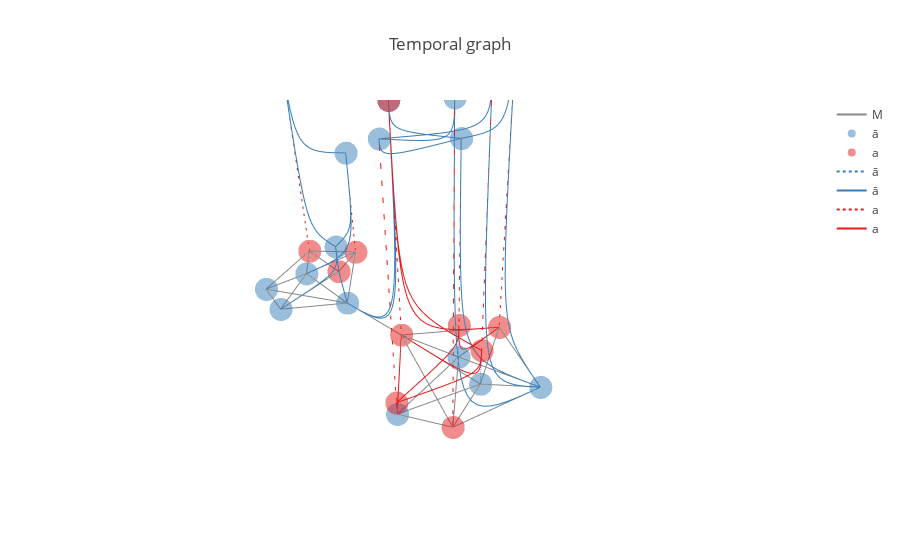

Source (notebook cell):
### Code cell
iplot_causal_graph(run(SystemModel(m, g, 'two community'), sim_args))

### Figure 1 — Plotly figure (JSON) as saved in the notebook; plotly's stock layout.template omitted (floating-point values rounded to 4 significant figures; data arrays with more than 128 entries replaced by an {"elided": "..."} marker saying what was removed)
{"data": [{"hoverinfo": "none", "line": {"color": "#888"}, "mode": "lines", "name": "M", "type": "scatter3d", "uid": "2fb29bca-38c7-4764-a068-fd7c42084ab5", "x": [0.6922, 0.8868, null, 0.6922, 0.3683, null, 0.6922, 0.7481, null, 0.6922, 0.5638, null, 0.8868, 0.7481, null, 0.8868, 0.8859, null, 0.8868, 0.3683, null, 0.7481, 0.8859, null, 0.7481, 0.5667, null, 0.7481, 0.3683, null, 0.8859, 0.5667, null, 0.8859, 0.5638, null, 0.5667, 0.5638, null, 0.5667, 0.3683, null, 0.5638, 0.3683, null, 0.3683, 0, null, 0, -0.296, null, 0, -0.1194, null, 0, -0.4595, null, 0, -0.3347, null, 0, -0.4093, null, -0.296, -0.4595, null, -0.296, -0.6512, null, -0.296, -0.1194, null, -0.296, -0.3347, null, -0.4595, -0.6512, null, -0.4595, -0.4093, null, -0.6512, -0.4093, null, -0.6512, -0.3347, null, -0.4093, -0.3347, null, -0.4093, -0.1194, null, -0.3347, -0.1194, null], "y": [-0.08937, -0.2168, null, -0.08937, -0.1637, null, -0.08937, -0.3619, null, -0.08937, -0.3988, null, -0.2168, -0.3619, null, -0.2168, -0.5784, null, -0.2168, -0.1637, null, -0.3619, -0.5784, null, -0.3619, -0.5972, null, -0.3619, -0.1637, null, -0.5784, -0.5972, null, -0.5784, -0.3988, null, -0.5972, -0.3988, null, -0.5972, -0.1637, null, -0.3988, -0.1637, null, -0.1637, 0, null, 0, 0.08424, null, 0, 0.3294, null, 0, -0.08909, null, 0, 0.3507, null, 0, 0.1908, null, 0.08424, -0.08909, null, 0.08424, 0.1798, null, 0.08424, 0.3294, null, 0.08424, 0.3507, null, -0.08909, 0.1798, null, -0.08909, 0.1908, null, 0.1798, 0.1908, null, 0.1798, 0.3507, null, 0.1908, 0.3507, null, 0.1908, 0.3294, null, 0.3507, 0.3294, null], "z": [0, 0, null, 0, 0, null, 0, 0, null, 0, 0, null, 0, 0, null, 0, 0, null, 0, 0, null, 0, 0, null, 0, 0, null, 0, 0, null, 0, 0, null, 0, 0, null, 0, 0, null, 0, 0, null, 0, 0, null, 0, 0, null, 0, 0, null, 0, 0, null, 0, 0, null, 0, 0, null, 0, 0, null, 0, 0, null, 0, 0, null, 0, 0, null, 0, 0, null, 0, 0, null, 0, 0, null, 0, 0, null, 0, 0, null, 0, 0, null, 0, 0, null, 0, 0, null]}, {"hoverinfo": "text", "marker": {"color": "rgb(55,126,184)", "opacity": 0.5}, "mode": "markers", "name": "ā", "text": ["A0@0.0", "A1@0.0", "A2@0.0", "A6@0.0", "A8@0.0", "A10@0.0", "A11@0.0", "A13@0.0", "A5@0.03", "A4@0.12", "A8@0.17", "A13@0.18", "A7@nan", "A7@0.19", "A12@0.2", "A11@0.21", "A7@0.24", "A3@0.26", "A9@0.28"], "type": "scatter3d", "uid": "5d6ca0ce-2996-4236-be52-943498d6b532", "x": [0.6922, 0.8868, 0.7481, 0.3683, -0.296, -0.6512, -0.4093, -0.1194, 0.5638, 0.5667, -0.296, -0.1194, 0, 0, -0.3347, -0.4093, 0, 0.8859, -0.4595], "y": [-0.08937, -0.2168, -0.3619, -0.1637, 0.08424, 0.1798, 0.1908, 0.3294, -0.3988, -0.5972, 0.08424, 0.3294, 0, 0, 0.3507, 0.1908, 0, -0.5784, -0.08909], "z": [0, 0, 0, 0, 0, 0, 0, 0, 0.03, 0.12, 0.17, 0.18, null, 0.19, 0.2, 0.21, 0.24, 0.26, 0.28]}, {"hoverinfo": "text", "marker": {"color": "rgb(228,26,28)", "opacity": 0.5}, "mode": "markers", "name": "a", "text": ["a3@0.0", "a4@0.0", "a5@0.0", "a7@0.0", "a9@0.0", "a12@0.0", "a13@0.01", "a8@0.03", "a11@0.03", "a7@0.19"], "type": "scatter3d", "uid": "b2271222-f527-4256-9484-5af42d9977b2", "x": [0.8859, 0.5667, 0.5638, 0, -0.4595, -0.3347, -0.1194, -0.296, -0.4093, 0], "y": [-0.5784, -0.5972, -0.3988, 0, -0.08909, 0.3507, 0.3294, 0.08424, 0.1908, 0], "z": [0, 0, 0, 0, 0, 0, 0.01, 0.03, 0.03, 0.19]}, {"hoverinfo": "none", "line": {"color": "rgb(55,126,184)", "dash": "dot"}, "mode": "lines", "name": "ā", "type": "scatter3d", "uid": "7f3a123c-b284-4451-9a26-d7431e3fe7bb", "x": [null, -0.296, -0.296, -0.296, -0.296, -0.296, -0.296, -0.296, -0.296, -0.296, -0.296, -0.296, -0.296, -0.296, -0.296, -0.296, -0.296, -0.296, -0.296, -0.296, -0.296, null, -0.4093, -0.4093, -0.4093, -0.4093, -0.4093, -0.4093, -0.4093, -0.4093, -0.4093, -0.4093, -0.4093, -0.4093, -0.4093, -0.4093, -0.4093, -0.4093, -0.4093, -0.4093, -0.4093, -0.4093, null, -0.1194, -0.1194, -0.1194, -0.1194, -0.1194, -0.1194, -0.1194, -0.1194, -0.1194, -0.1194, -0.1194, -0.1194, -0.1194, -0.1194, -0.1194, -0.1194, -0.1194, -0.1194, -0.1194, -0.1194, null, 0, 0, 0, 0, 0, 0, 0, 0, 0, 0, 0, 0, 0, 0, 0, 0, 0, 0, 0, 0], "y": [null, 0.08424, 0.08424, 0.08424, 0.08424, 0.08424, 0.08424, 0.08424, 0.08424, 0.08424, 0.08424, 0.08424, 0.08424, 0.08424, 0.08424, 0.08424, 0.08424, 0.08424, 0.08424, 0.08424, 0.08424, null, 0.1908, 0.1908, 0.1908, 0.1908, 0.1908, 0.1908, 0.1908, 0.1908, 0.1908, 0.1908, 0.1908, 0.1908, 0.1908, 0.1908, 0.1908, 0.1908, 0.1908, 0.1908, 0.1908, 0.1908, null, 0.3294, 0.3294, 0.3294, 0.3294, 0.3294, 0.3294, 0.3294, 0.3294, 0.3294, 0.3294, 0.3294, 0.3294, 0.3294, 0.3294, 0.3294, 0.3294, 0.3294, 0.3294, 0.3294, 0.3294, null, 0, 0, 0, 0, 0, 0, 0, 0, 0, 0, 0, 0, 0, 0, 0, 0, 0, 0, 0, 0], "z": [null, 0, 4.374e-06, 3.499e-05, 0.0001181, 0.0002799, 0.0005467, 0.0009447, 0.0015, 0.002239, 0.003189, 0.004374, 0.005822, 0.007558, 0.009609, 0.012, 0.01476, 0.01792, 0.02149, 0.02551, 0.03, null, 0, 4.374e-06, 3.499e-05, 0.0001181, 0.0002799, 0.0005467, 0.0009447, 0.0015, 0.002239, 0.003189, 0.004374, 0.005822, 0.007558, 0.009609, 0.012, 0.01476, 0.01792, 0.02149, 0.02551, 0.03, null, 0, 1.458e-06, 1.166e-05, 3.936e-05, 9.331e-05, 0.0001822, 0.0003149, 0.0005001, 0.0007465, 0.001063, 0.001458, 0.001941, 0.002519, 0.003203, 0.004001, 0.004921, 0.005972, 0.007163, 0.008503, 0.01, null, null, null, null, null, null, null, null, null, null, null, null, null, null, null, null, null, null, null, null, null]}, {"hoverinfo": "none", "line": {"color": "rgb(55,126,184)"}, "mode": "lines", "name": "ā", "type": "scatter3d", "uid": "d910fb01-03ca-480a-8962-13cfa0a5908a", "x": {"elided": "378 float values"}, "y": {"elided": "378 float values"}, "z": {"elided": "378 float values"}}, {"hoverinfo": "none", "line": {"color": "rgb(228,26,28)", "dash": "dot"}, "mode": "lines", "name": "a", "type": "scatter3d", "uid": "5202889a-7197-4757-a4e6-f7e8518fd3f3", "x": {"elided": "210 float values"}, "y": {"elided": "210 float values"}, "z": {"elided": "210 float values"}}, {"hoverinfo": "none", "line": {"color": "rgb(228,26,28)"}, "mode": "lines", "name": "a", "type": "scatter3d", "uid": "07da9980-40a7-41fc-95db-d15027892eda", "x": {"elided": "147 float values"}, "y": {"elided": "147 float values"}, "z": {"elided": "147 float values"}}], "layout": {"autosize": true, "hovermode": "closest", "scene": {"aspectmode": "auto", "aspectratio": {"x": 1, "y": 1, "z": 1}, "camera": {"center": {"x": -0.1904, "y": -0.01637, "z": -0.3829}, "eye": {"x": -0.3867, "y": 1.227, "z": 0.2588}, "projection": {"type": "perspective"}, "up": {"x": 0, "y": 0, "z": 1}}, "xaxis": {"autorange": true, "showgrid": false, "showline": false, "showspikes": false, "showticklabels": false, "ticks": "", "title": {"text": ""}, "type": "linear", "zeroline": false}, "yaxis": {"autorange": true, "showgrid": false, "showline": false, "showspikes": false, "showticklabels": false, "ticks": "", "title": {"text": ""}, "type": "linear", "zeroline": false}, "zaxis": {"autorange": true, "showgrid": false, "showline": false, "showspikes": false, "showticklabels": false, "ticks": "", "title": {"text": ""}, "type": "linear", "zeroline": false}}, "title": {"text": "Temporal graph"}}}
